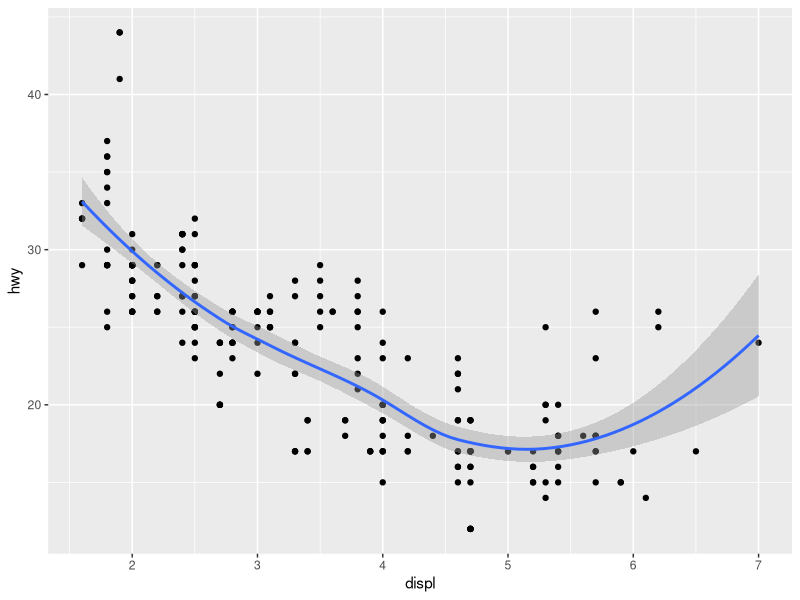
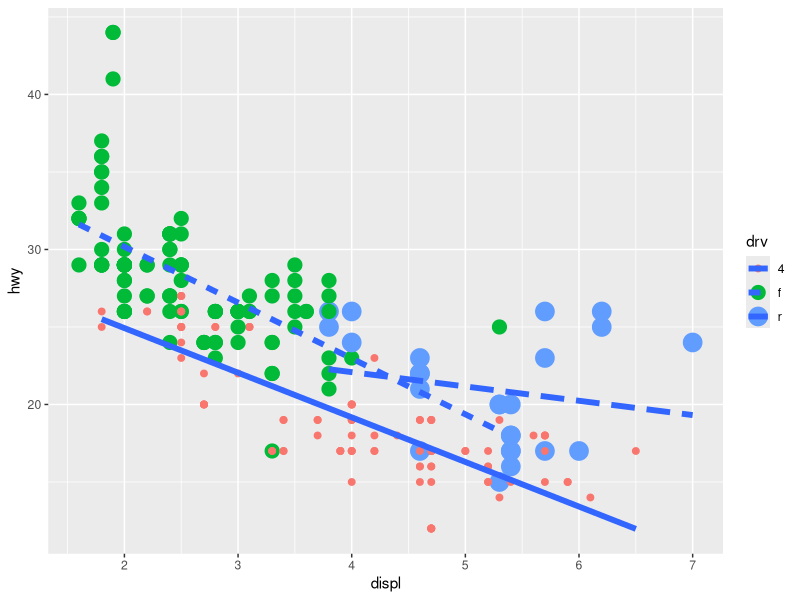
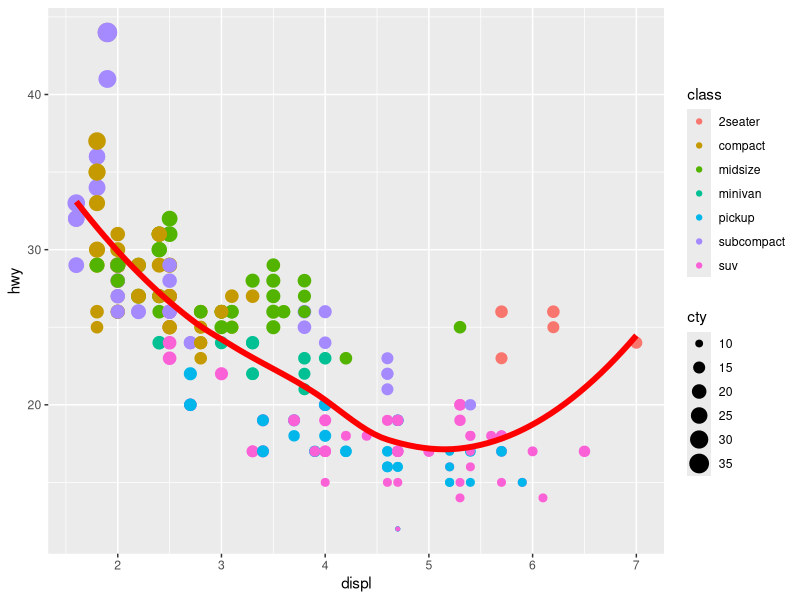
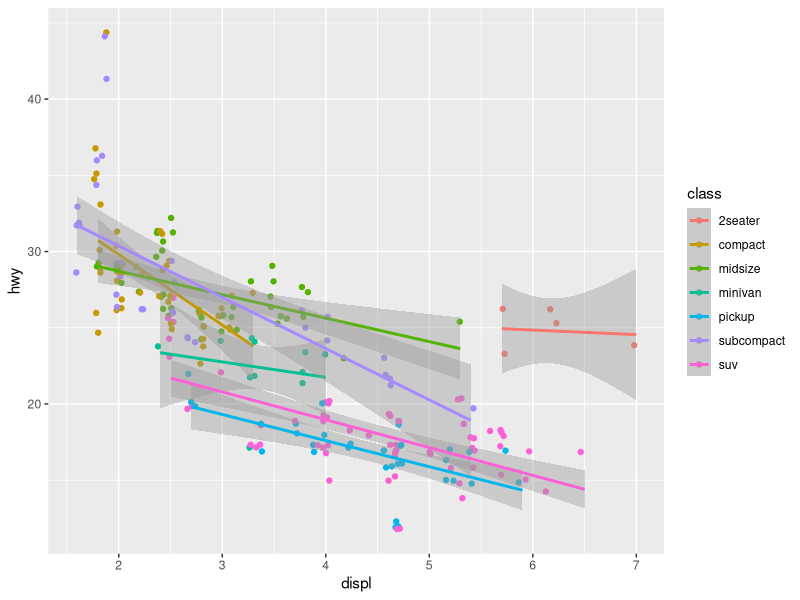
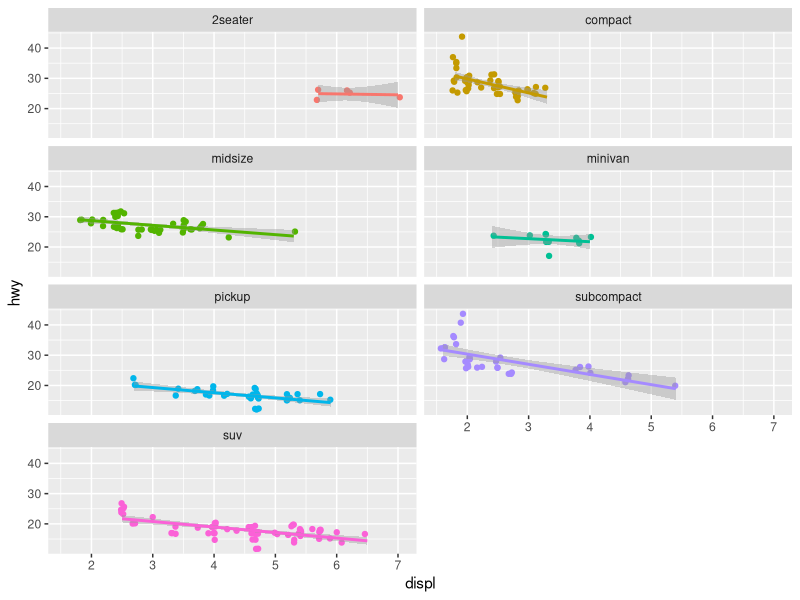
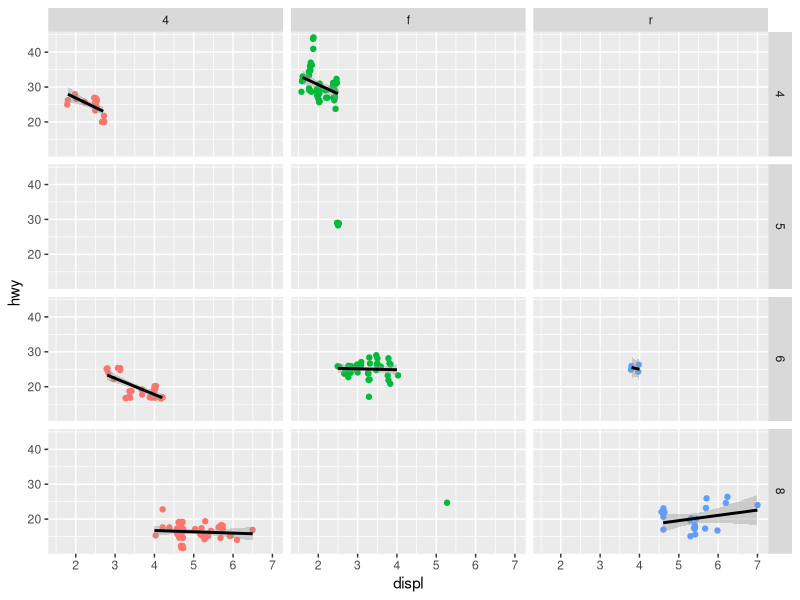
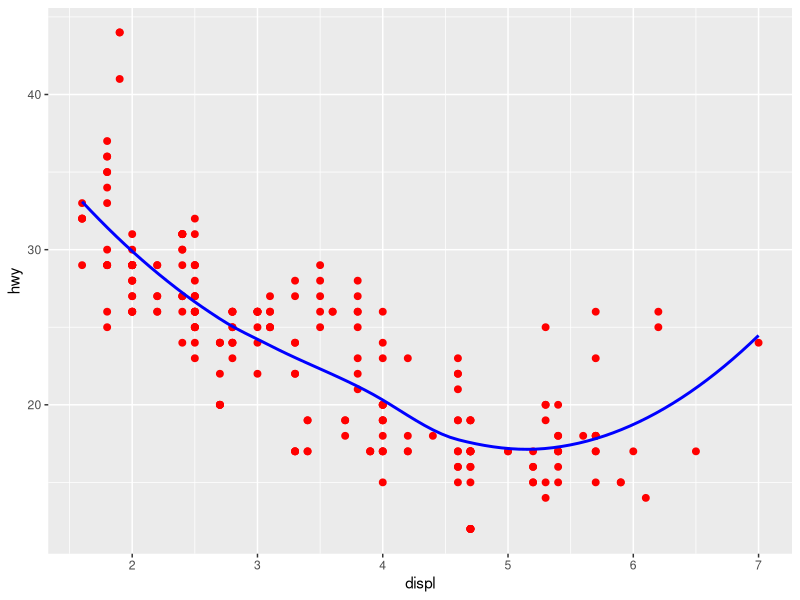
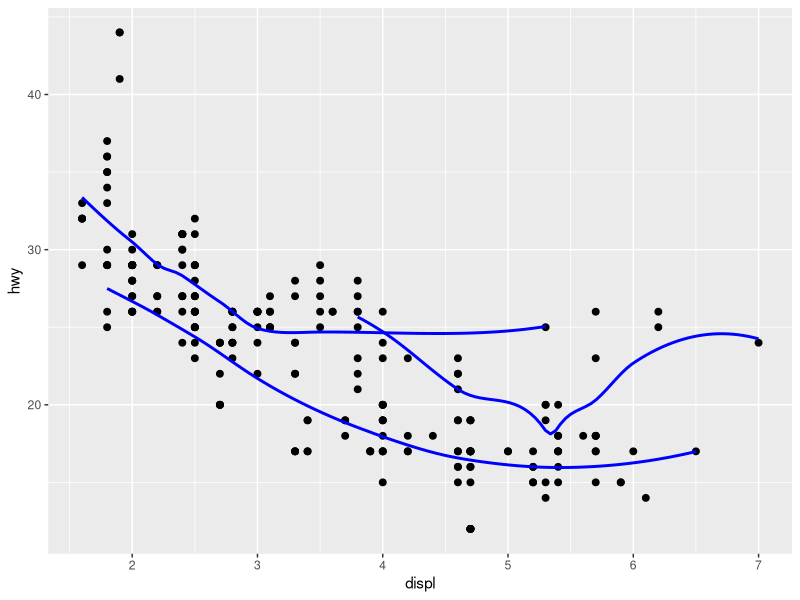

Write the R code that produced these figures, in order.
## ---- chunk 1
knitr::opts_chunk$set(echo = TRUE,
                      message = FALSE,
                      warning = FALSE)
library(tidyverse)
## ---- chunk 2
ggplot(data = mpg, mapping = aes(x = displ, y = hwy)) +
  geom_point() +
  geom_smooth()
## ---- chunk 3
ggplot(data = mpg, mapping = aes(x = displ, y = hwy)) +
  geom_point(aes(size = drv, color = drv)) +
  geom_smooth(mapping = aes(linetype = drv), method = "lm", se = FALSE, size = 2)
## ---- chunk 4
ggplot(data = mpg, mapping = aes(x = displ, y = hwy)) +
  geom_point(mapping = aes(color = class, size = cty)) +
  geom_smooth(se = FALSE, size = 2, color = "red")
## ---- chunk 5
ggplot(data = mpg, mapping = aes(x = displ, y = hwy, color = class)) +
  geom_point(position = "jitter") +
  geom_smooth(method = "lm")
## ---- chunk 6
ggplot(data = mpg, mapping = aes(x = displ, y = hwy, color = class)) +
  geom_point(position = "jitter", show.legend = FALSE) +
  geom_smooth(method = "lm", show.legend = FALSE) +
  facet_wrap(vars(class), ncol = 2)
## ---- chunk 7
ggplot(data = mpg, mapping = aes(x = displ, y = hwy, color = drv)) +
  geom_point(position = "jitter", show.legend = FALSE) +
  geom_smooth(method = "lm", show.legend = FALSE, color = "black", size = 1) +
  facet_grid(rows = vars(as.factor(cyl)), cols = vars(drv))
## ---- chunk 8
ggplot(data = mpg, mapping = aes(x = displ, y = hwy)) +
  geom_point(color = "red", size = 2) +
  geom_smooth(color = "blue", se = FALSE)
## ---- chunk 9
ggplot(data = mpg,
       mapping = aes(x = displ, y = hwy, group = drv)) +
  geom_point(size = 2) +
  geom_smooth(color = "blue", se = FALSE)
## ---- chunk 10
ggplot(data = mpg,
       mapping = aes(x = displ, y = hwy, color = drv)) +
  geom_point(size = 2) +
  geom_smooth(se = FALSE)
## ---- chunk 11
ggplot(data = mpg,
       mapping = aes(x = displ, y = hwy, color = drv)) +
  geom_point(mapping = aes(color = drv), size = 2) +
  geom_smooth(se = FALSE, color = "blue")
## ---- chunk 12
ggplot(data = mpg, mapping = aes(x = displ, y = hwy)) +
  geom_point(mapping = aes(color = drv), size = 2) +
  geom_smooth(mapping = aes(linetype = drv), se = FALSE)
## ---- chunk 13
ggplot(data = mpg, mapping = aes(x = displ, y = hwy, fill = drv)) +
  geom_point(
    size = 3,
    shape = 21,
    color = "white",
    stroke = 2
  )
